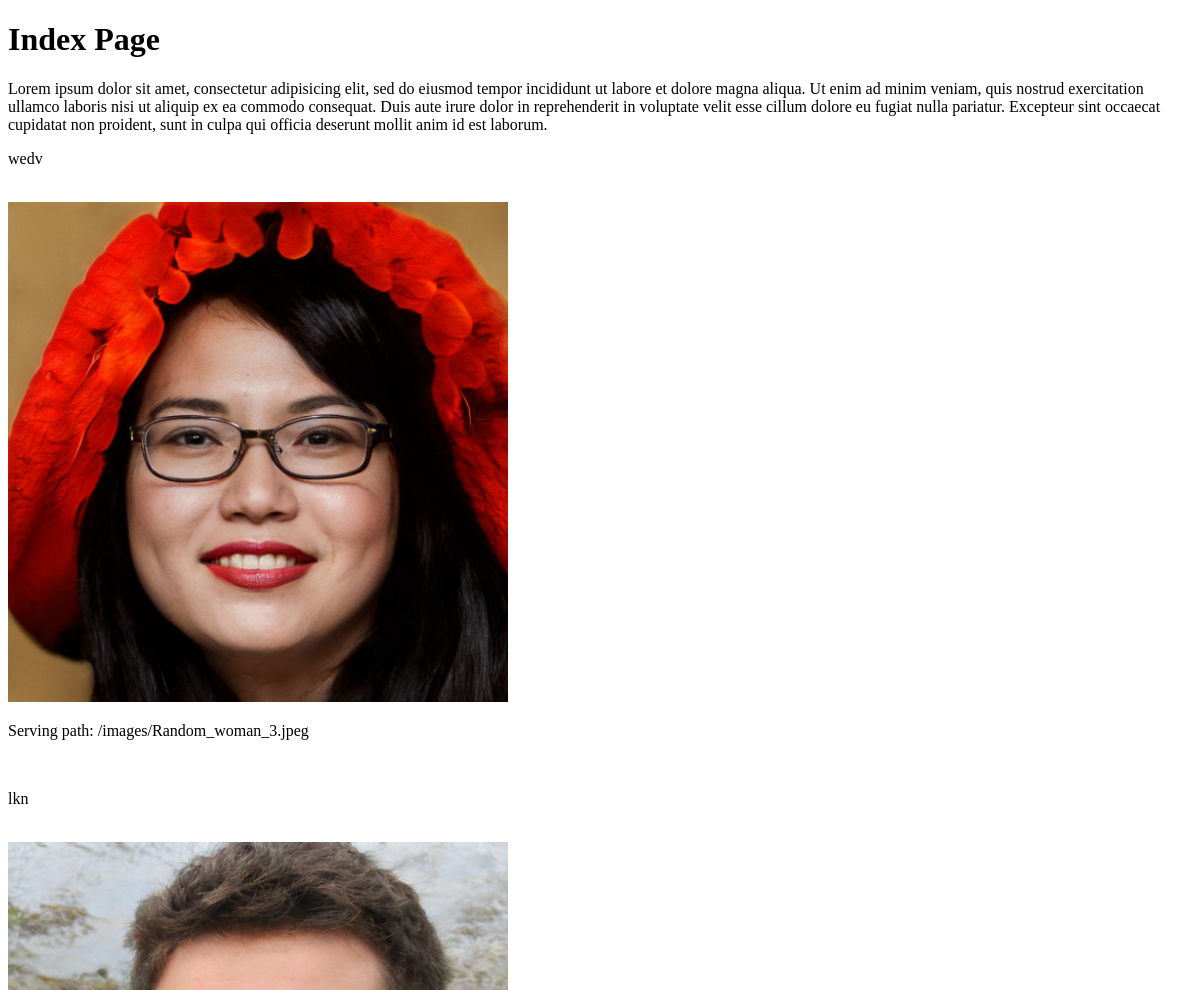
Before: / (upper part) with the older database file.
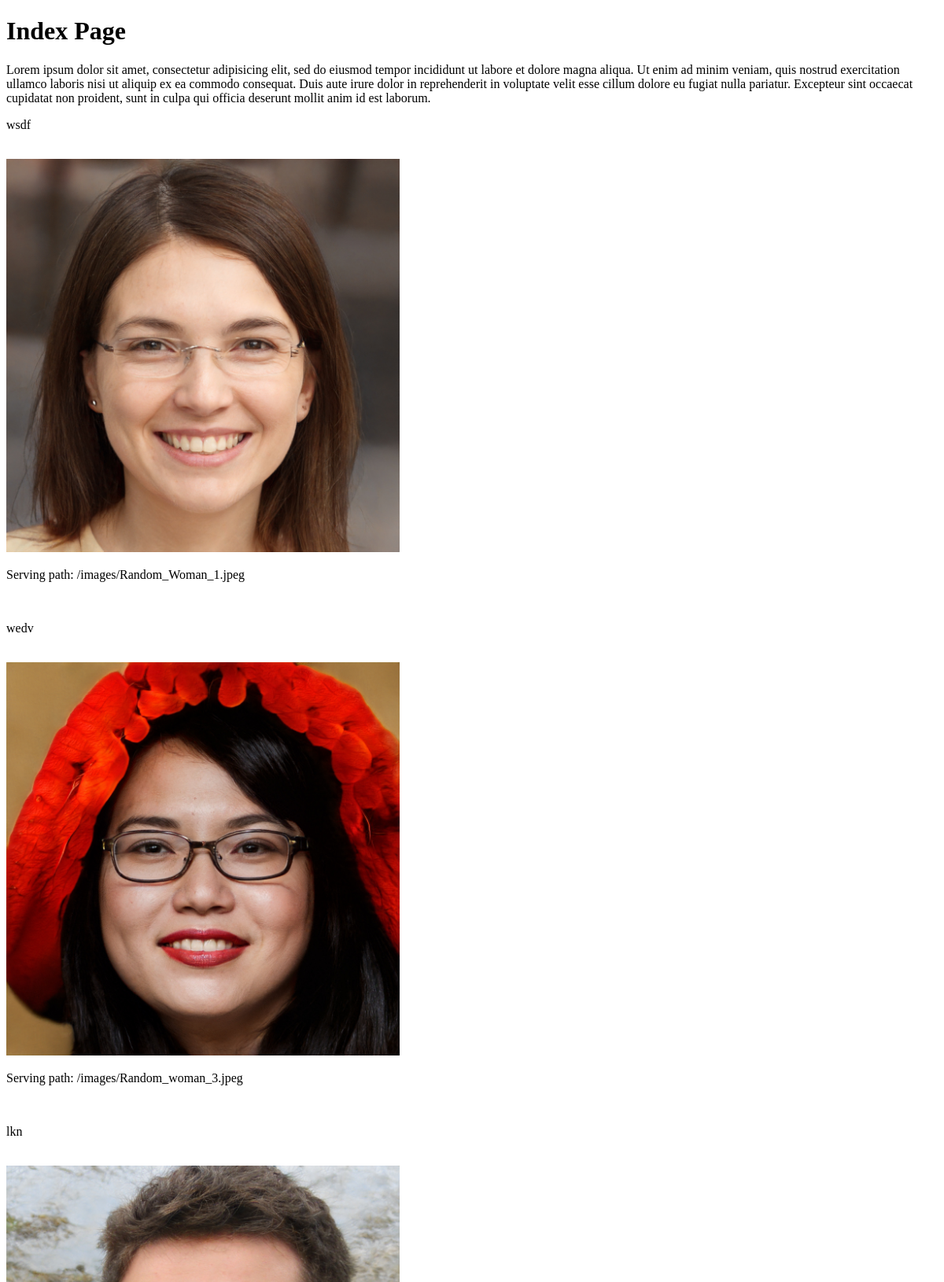
After: the same page with the newer database file.
### postitApp/models.py (models this page shows, shortened)
class UserPost(models.Model):
    user = models.ForeignKey(User, on_delete=models.CASCADE, null=True)
    media_path = models.TextField(null=True)
    caption = models.CharField(max_length=200)
    image = models.ImageField(null=True)
    alt_caption = models.TextField(max_length=50, null=True)
    publish_date = models.DateTimeField(auto_now_add=True)
    pass

### postitApp/views.py (the view)
# urls.py: path('', views.index, name='index'),
def index(request):
    user_posts = UserPost.objects.all().order_by('-publish_date')
    context = {'user_posts': user_posts}
    return render(request, 'postitApp/index.html', context)

### postitApp/templates/postitApp/index.html (shortened to what this page needs)
<!DOCTYPE html>
<html lang="en">
<head>
</head>
<body>
{% load static %}
<div>
    <h1>Index Page</h1>
    {% lorem 1 p%}
</div>
<div>
    {% for post in user_posts %}
    <p>{{post.caption}}</p>
    <br>
    {% if post.image %}
    <img width="500px" height="500px" src={{post.image.url}}>
    <p>Serving path: {{post.image.url}}</p>
    {% endif %}
    <br>
    {% endfor %}
</div>
<br>
</body>
</html>

Changed rows visible on the page:
added UserPost: caption "wsdf", image (picture), image "/images/Random_Woman_1.jpeg"
